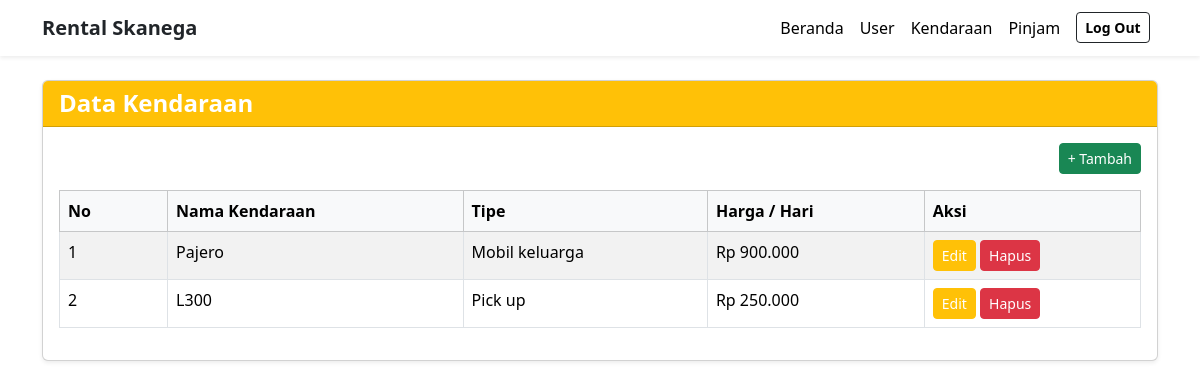
Page /admin/kendaraan.php on the committed database.
### tables this page shows
CREATE TABLE `kendaraan` (
  `kendaraan_nomor` int(11) NOT NULL,
  `kendaraan_nama` varchar(255) NOT NULL,
  `kendaraan_tipe` varchar(255) NOT NULL,
  `kendaraan_harga_perhari` int(11) NOT NULL
);

### admin/kendaraan.php (the view, shortened to what this page needs)
<?php include "header.php"; ?>
<!DOCTYPE html>
<html lang="en">
<head>
    <link href="https://cdn.jsdelivr.net/npm/bootstrap@5.3.8/dist/css/bootstrap.min.css" rel="stylesheet">
</head>
<body>
    <div class="container mt-4">
        <div class="card shadow-sm">
            <div class="card-header bg-warning text-white">
                <h4 class="mb-0"><strong>Data Kendaraan</strong></h4>
            </div>
            <div class="card-body"> <a href="kendaraan_tambah.php" class="btn btn-success btn-sm float-end">+ Tambah</a>
                <div class="clearfix mb-3"></div>
                <table class="table table-bordered table-striped">
                    <thead class="table-light">
                        <tr>
                            <th width="10%">No</th>
                            <th>Nama Kendaraan</th>
                            <th>Tipe</th>
                            <th>Harga / Hari</th>
                            <th width="20%">Aksi</th>
                        </tr>
                    </thead>
                    <tbody> <?php include "../koneksi.php";
                            $no = 1;
                            $data = mysqli_query($koneksi, "SELECT * FROM kendaraan");
                            while ($d = mysqli_fetch_array($data)) { ?> <tr>
                                <td><?= $no++; ?></td>
                                <td><?= $d['kendaraan_nama']; ?></td>
                                <td><?= $d['kendaraan_tipe']; ?></td>
                                <td>Rp <?= number_format($d['kendaraan_harga_perhari'], 0, ',', '.'); ?></td>
                                <td> <a href="kendaraan_edit.php?nomor=<?= $d['kendaraan_nomor']; ?>" class="btn btn-warning btn-sm text-white">Edit</a> <a href="kendaraan_hapus.php?nomor=<?= $d['kendaraan_nomor']; ?>" class="btn btn-danger btn-sm" onclick="return confirm('Hapus kendaraan ini?');">Hapus</a> </td>
                            </tr> <?php } ?>
                    </tbody>
                </table>
            </div>
        </div>
    </div>
</body>
</html>

### rows in the picture
kendaraan: kendaraan_nama "Pajero", kendaraan_tipe "Mobil keluarga", kendaraan_harga_perhari "900.000"
kendaraan: kendaraan_nama "L300", kendaraan_tipe "Pick up", kendaraan_harga_perhari "250.000"
